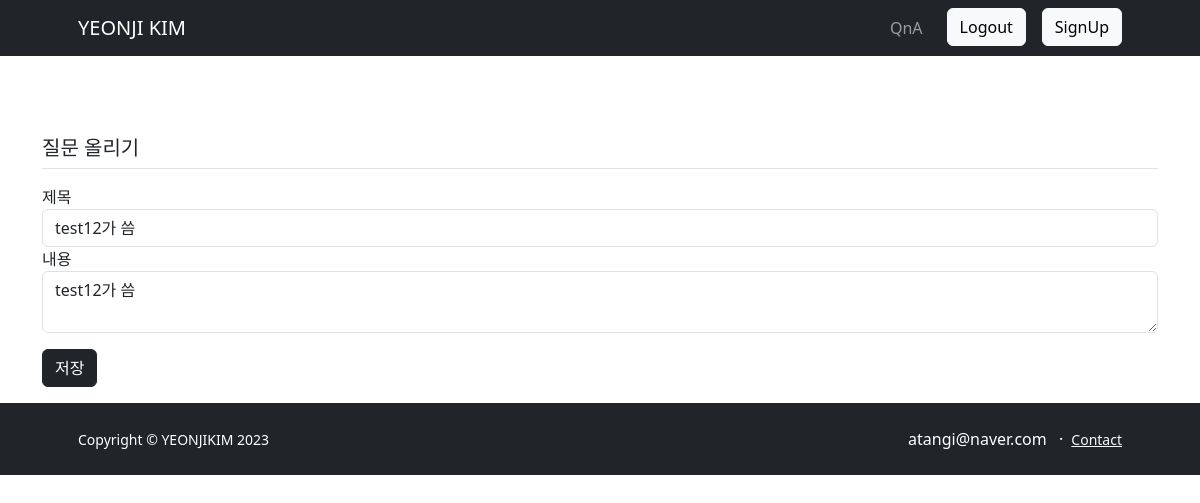
The page /question/modify/111 (signed in) on the database as committed earlier.
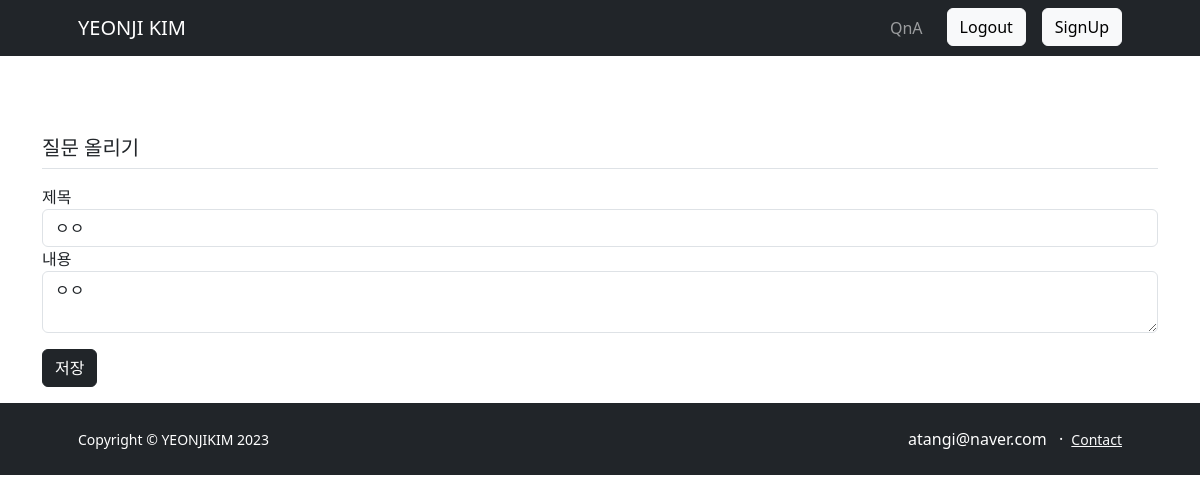
The same page on the database as committed later.
### app/models.py (models this page shows)
class Question(db.Model):
    id = db.Column(db.Integer, primary_key=True)
    subject = db.Column(db.String(200), nullable=False)
    content = db.Column(db.Text(), nullable=False)
    create_date = db.Column(db.DateTime(), nullable=False)
    user_id = db.Column(db.Integer, db.ForeignKey('user.id', ondelete="CASCADE"), nullable=False)
    user = db.relationship('User', backref=db.backref('question_set'))

### app/views/question_views.py (the view)
@question.route('/modify/<int:question_id>', methods=('GET', 'POST'))
@login_required
def modify(question_id):
    question = Question.query.get_or_404(question_id)
    if g.user != question.user:
        flash('수정권한이 없습니다')
        return redirect(url_for('question.detail', question_id=question_id))
    if request.method == 'POST':  # POST 요청
        form = QuestionForm()
        if form.validate_on_submit():
            form.populate_obj(question)
            db.session.commit()
            return redirect(url_for('question.detail', question_id=question_id))
    else:  # GET 요청
        form = QuestionForm(obj=question)
    return render_template('question/question_form.html', form=form)

### app/forms.py
class QuestionForm(FlaskForm):
    subject = StringField('제목', validators=[DataRequired()])
    content = TextAreaField('내용', validators=[DataRequired()])

### app/views/auth_views.py (called while the page is built)
@auth.before_app_request
def load_logged_in_user():
    user_id = session.get('user_id')
    if user_id is None:
        g.user = None
    else:
        g.user = User.query.get(user_id)

def login_required(view):
    @functools.wraps(view)
    def wrapped_view(*args, **kwargs):
        if g.user is None:
            _next = request.url if request.method == 'GET' else ''
            return redirect(url_for('auth.login', next=_next))
        return view(*args, **kwargs)
    return wrapped_view

### app/templates/question/question_form.html (shortened to what this page needs)
{% extends 'base.html' %}
{% block content %}
<div class="container">
    <h5 class="my-3 border-bottom pb-2">질문 올리기</h5>
    <form method="post" class="my-3" action="{{ url_for('question.create') }}">
        {{ form.subject.label }}
        {{ form.subject(class="form-control") }}
        <p>
        {{ form.content.label }}
        {{ form.content(class="form-control") }}
        <p>
        <button type="submit" class="btn btn-dark">저장</button>
    </form>
</div>
{% endblock %}

Rows that differ between the two databases and show on the page:
changed Question: subject "test12가 씀" → "ㅇㅇ"; content "test12가 씀" → "ㅇㅇ"
